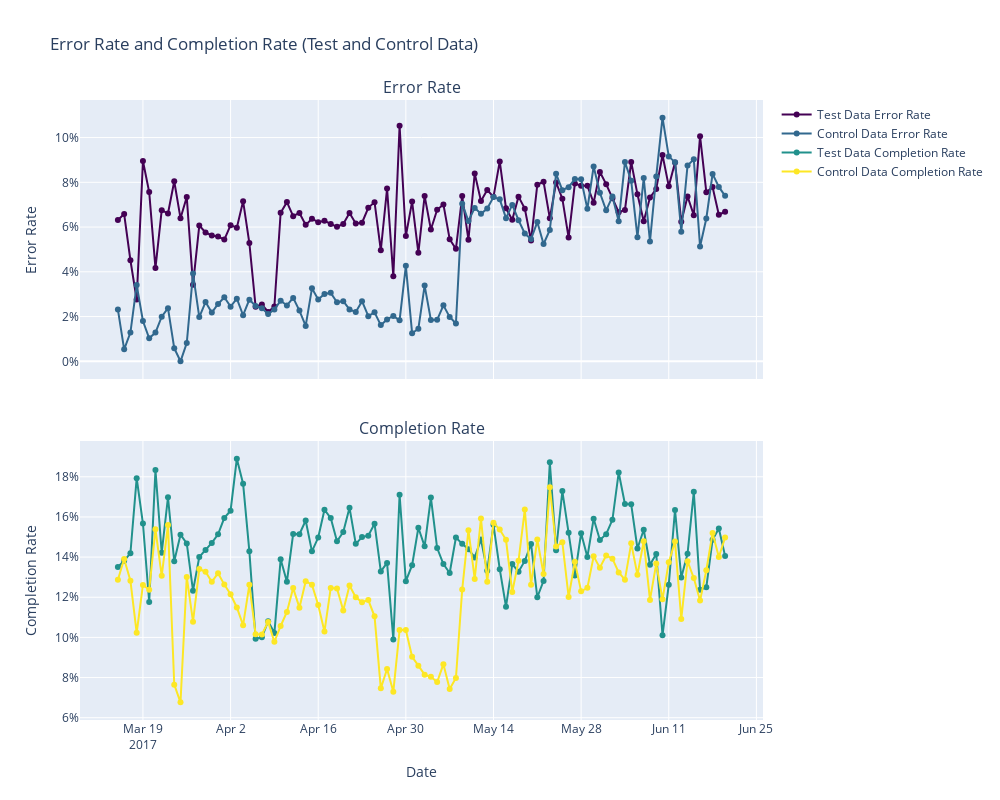

This figure's notebook cell:
### Code cell
import plotly.graph_objs as go
from plotly.subplots import make_subplots
import pandas as pd

# Assuming df_test and df_control are already loaded and processed
df_test['date_time'] = pd.to_datetime(df_test['date_time'])
df_control['date_time'] = pd.to_datetime(df_control['date_time'])

# Calculate rates for test data
error_rate_test, completion_rate_test = calculate_rates(df_test)

# Calculate rates for control data
error_rate_control, completion_rate_control = calculate_rates(df_control)

# Create a figure with two vertical subplots
fig = make_subplots(rows=2, cols=1, 
                    subplot_titles=("Error Rate", "Completion Rate"),
                    shared_xaxes=True,
                    vertical_spacing=0.1)

# Define colors from the viridis palette
colors = {
    'Test Data Error Rate': 'rgb(68, 1, 84)',  # Deep purple
    'Control Data Error Rate': 'rgb(49, 104, 142)',  # Blue
    'Test Data Completion Rate': 'rgb(33, 145, 140)',  # Teal
    'Control Data Completion Rate': 'rgb(253, 231, 37)'  # Yellow
}

# Error Rate Graph
fig.add_trace(go.Scatter(
    x=error_rate_test.index,
    y=error_rate_test.values,
    mode='lines+markers',
    name='Test Data Error Rate',
    line=dict(shape='linear', color=colors['Test Data Error Rate'])
), row=1, col=1)

fig.add_trace(go.Scatter(
    x=error_rate_control.index,
    y=error_rate_control.values,
    mode='lines+markers',
    name='Control Data Error Rate',
    line=dict(shape='linear', color=colors['Control Data Error Rate'])
), row=1, col=1)

# Completion Rate Graph
fig.add_trace(go.Scatter(
    x=completion_rate_test.index,
    y=completion_rate_test.values,
    mode='lines+markers',
    name='Test Data Completion Rate',
    line=dict(shape='linear', color=colors['Test Data Completion Rate'])
), row=2, col=1)

fig.add_trace(go.Scatter(
    x=completion_rate_control.index,
    y=completion_rate_control.values,
    mode='lines+markers',
    name='Control Data Completion Rate',
    line=dict(shape='linear', color=colors['Control Data Completion Rate'])
), row=2, col=1)

# Update layout
fig.update_layout(
    title_text="Error Rate and Completion Rate (Test and Control Data)",
    height=800,
    width=1000,
)

fig.update_xaxes(title_text="Date", row=2, col=1)
fig.update_yaxes(title_text="Error Rate", tickformat=".0%", row=1, col=1)
fig.update_yaxes(title_text="Completion Rate", tickformat=".0%", row=2, col=1)

# Show the figure
fig.show()
